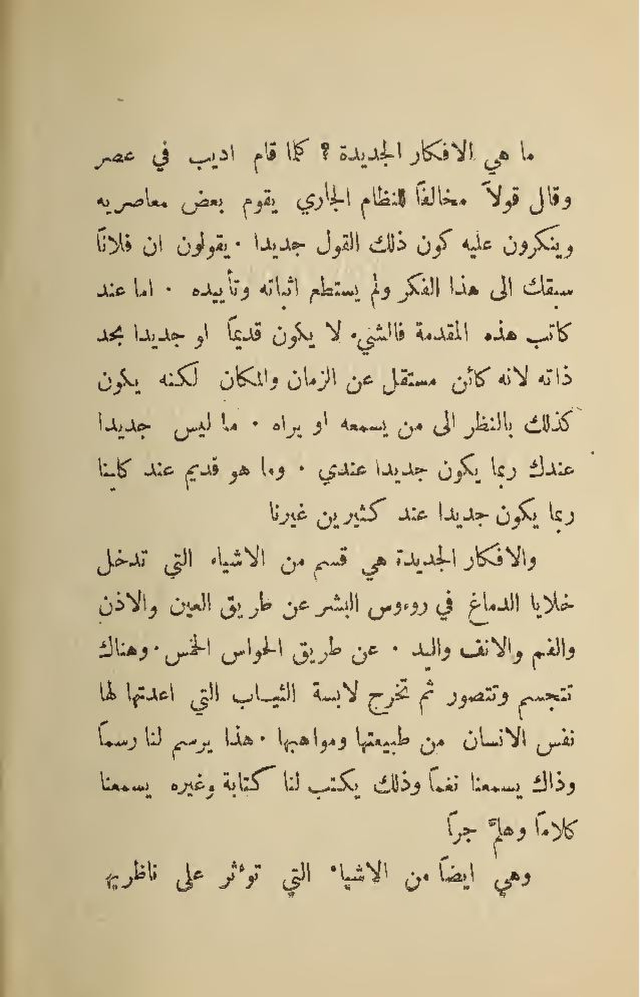
#> input picture experiments/test_data/step16_real_scans/ara_gibran_4/page.jpg, 1920 x 2991 px (shown at 1/3 size)
$ python -i geometry.py   (imports and definitions only)
#> lines starting #> are read from the running program, lines starting #| are printed output that depends on the picture; after the words box and inside, x2 and y2 are one past the last pixel; in counts of white or black regions, pixels touching at a corner belong together
#> further down, picture is the input picture: shape (2991, 1920, 3); mean B, G, R 154.7, 190, 205.1
"""Reversible raster preparation; OCR geometry always maps to the source render.

Angles in ``rotation_clockwise`` are clockwise; ``deskew_degrees`` is the OpenCV
counterclockwise correction. Binarisation is used only to estimate skew and never
changes the recognition raster. No enhancement is enabled by this module.
"""

from __future__ import annotations

from dataclasses import dataclass

import cv2
import numpy as np

from book_core.extraction.rasters import RasterPage
from book_core.model.common import BBox


# [13 lines that did not run here, left out]


# [12 lines left out: functions decode_image, encode_image, not called in this run]


def _homogeneous(matrix: np.ndarray) -> np.ndarray:
    return np.vstack((matrix, (0.0, 0.0, 1.0)))


# [12 lines that did not run here, left out]


# [14 lines that did not run here, left out]


def estimate_deskew(image: np.ndarray, *, limit: float = 5.0, step: float = 0.25) -> float:
    """Projection-profile skew estimate; a bounded geometric search, not a text score.

    An optimum at the search boundary is inconclusive and leaves the image alone.
    The caller must measure whether enabling this correction helps its validation set.
    """
#> called with limit = 5, step = 0.25
    if limit <= 0 or step <= 0 or step > limit:
        raise ValueError("Invalid deskew search")
    gray = cv2.cvtColor(image, cv2.COLOR_BGR2GRAY)
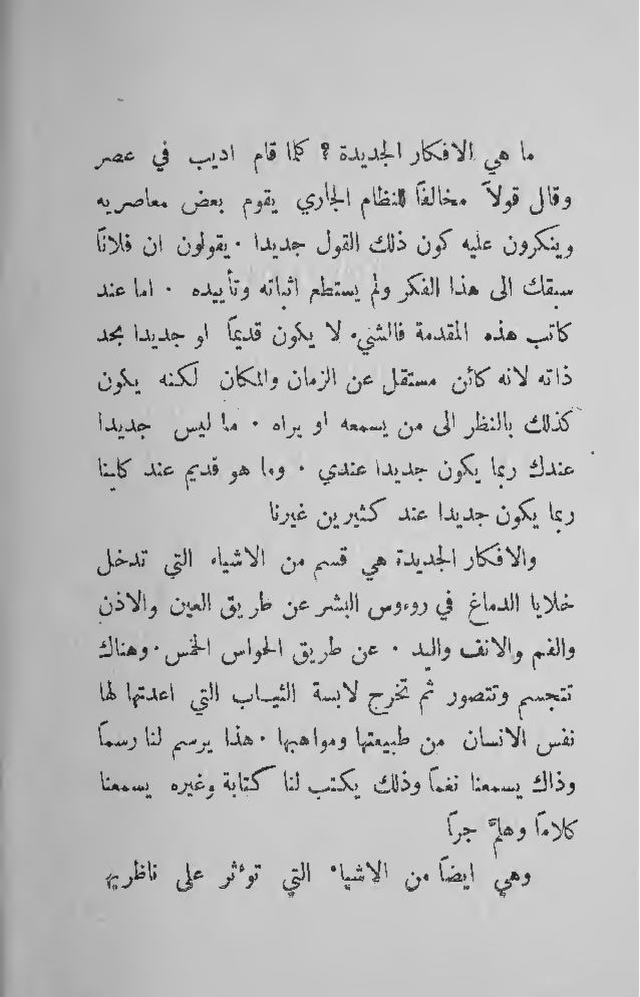
#> gray: shape (2991, 1920) (shown at 1/3 size); min 2, max 254, mean 190.5
    scale = min(1.0, 1000 / max(gray.shape))
#> scale = 0.334
    if scale < 1:
        gray = cv2.resize(gray, None, fx=scale, fy=scale, interpolation=cv2.INTER_AREA)
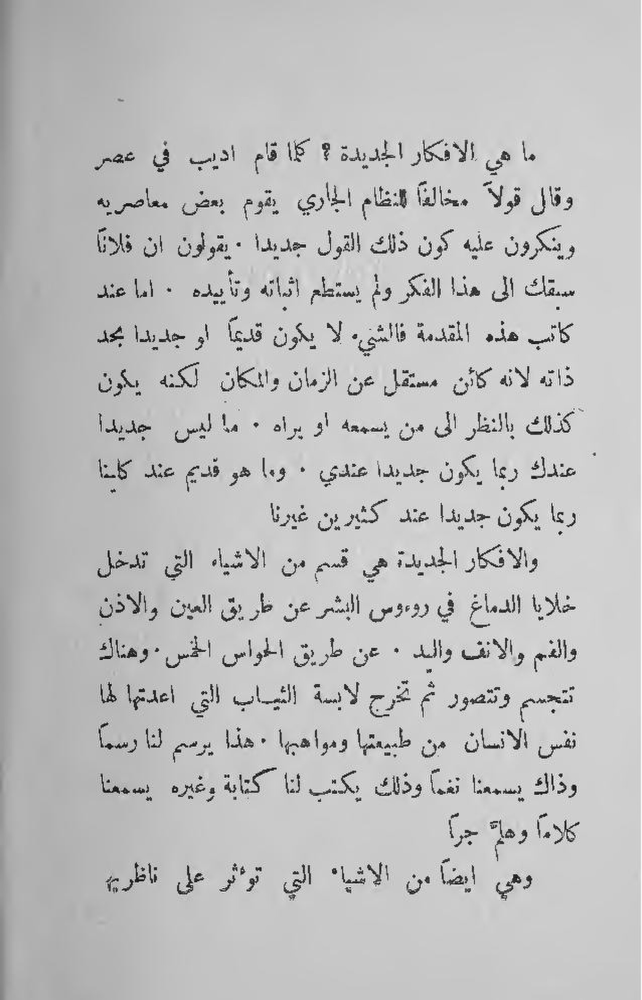
#> gray: shape (1000, 642); min 7, max 250, mean 190.5
    _, ink = cv2.threshold(gray, 0, 1, cv2.THRESH_BINARY_INV | cv2.THRESH_OTSU)
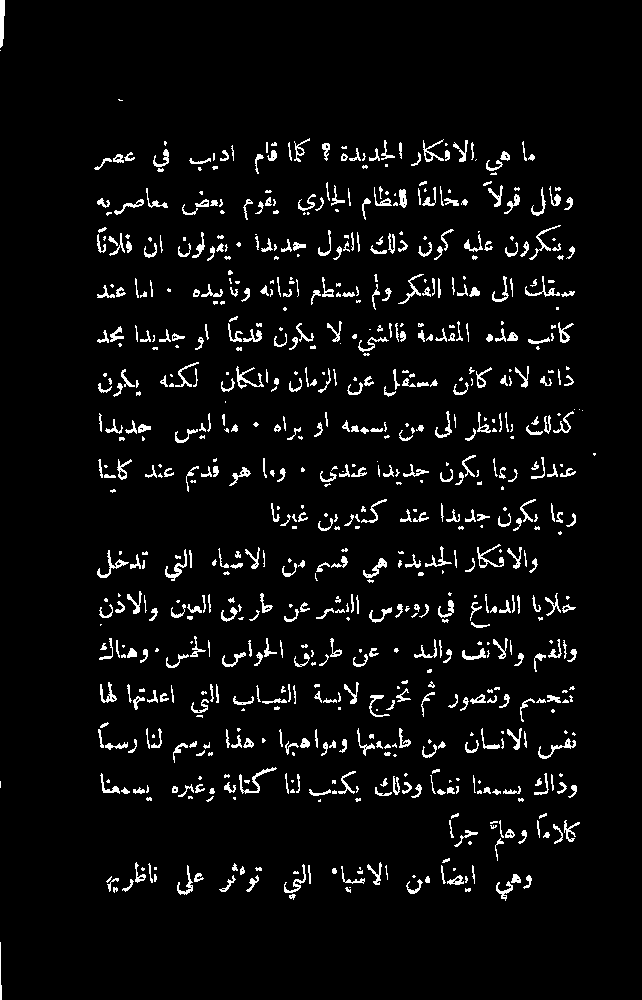
#> ink: shape (1000, 642); values 0 (black) and 1 (white), 4.8% white in thin lines or dots
    if not ink.any():
        return 0.0
    height, width = ink.shape
#> height = 1000; width = 642
    scores = []
    angles = np.arange(-limit, limit + step / 2, step)
    for angle in angles:
        matrix = cv2.getRotationMatrix2D((width / 2, height / 2), float(angle), 1.0)
        rotated = cv2.warpAffine(ink, matrix, (width, height), flags=cv2.INTER_NEAREST)
        profile = rotated.sum(axis=1, dtype=np.float64)
        scores.append(float(np.square(np.diff(profile)).sum()))
#> this loop made 41 passes
#> pass 1, in estimate_deskew, `rotated = cv2.warpAffine(ink, matrix, (width, height), flags=cv2.INTER..`:
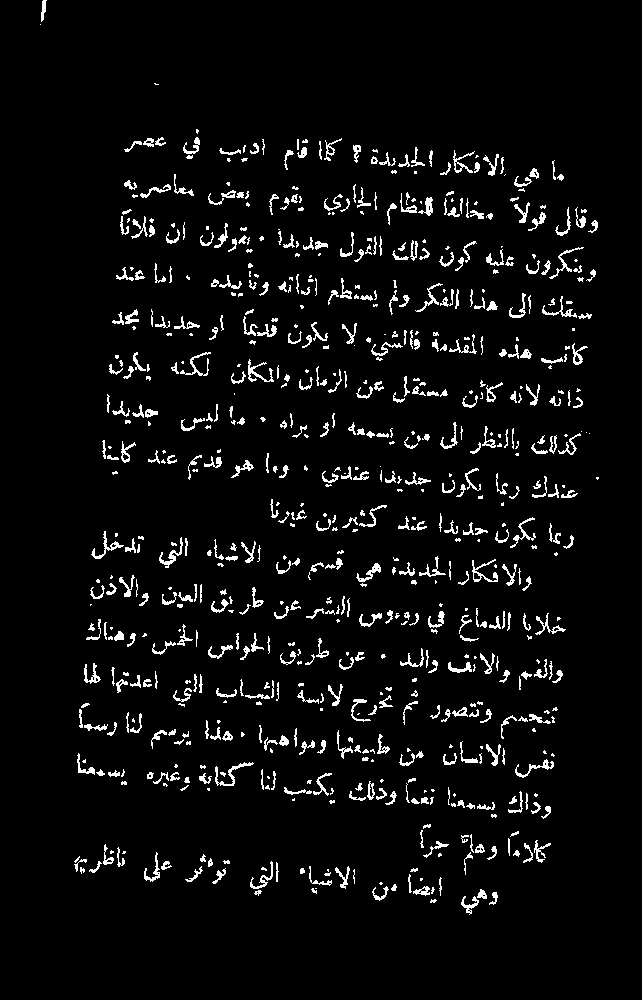
#> rotated: shape (1000, 642); values 0 (black) and 1 (white), 4.8% white in thin lines or dots, all inside (x1, y1, x2, y2) = (40, 0, 599, 915)
#> pass 2, in estimate_deskew, `rotated = cv2.warpAffine(ink, matrix, (width, height), flags=cv2.INTER..`:
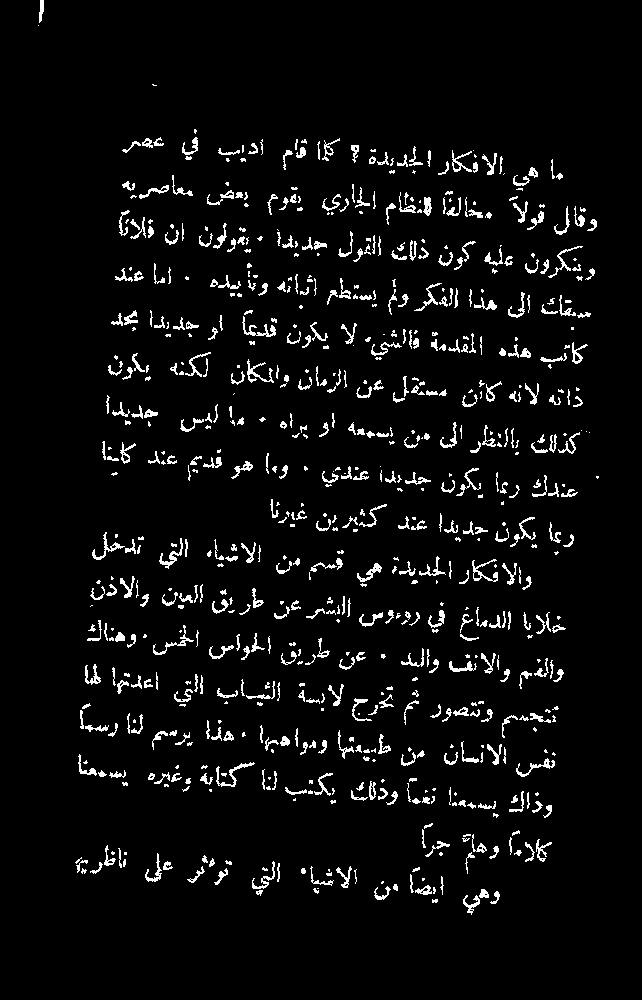
#> rotated: shape (1000, 642); values 0 (black) and 1 (white), 4.8% white in thin lines or dots, all inside (x1, y1, x2, y2) = (38, 0, 599, 915)
#> pass 3, in estimate_deskew, `rotated = cv2.warpAffine(ink, matrix, (width, height), flags=cv2.INTER..`:
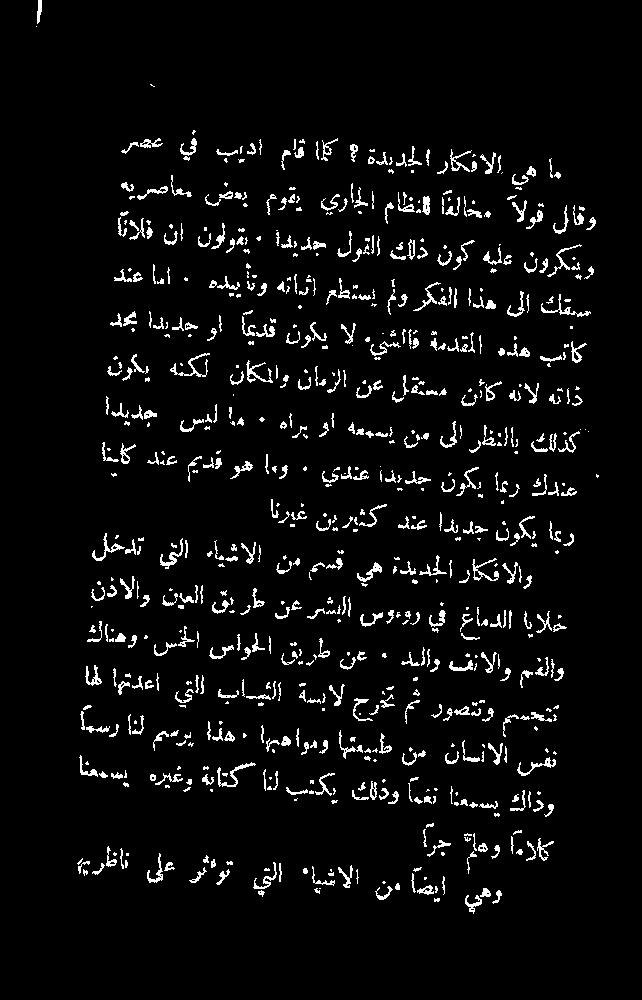
#> rotated: shape (1000, 642); values 0 (black) and 1 (white), 4.8% white in thin lines or dots, all inside (x1, y1, x2, y2) = (36, 0, 599, 914)
#> after the loop, scores = 41 values, max 205815 at index 20, min 33661 at index 38, mean 62313.7
    # Equal scores prefer the smallest rotation, rather than the first search angle.
    best = max(range(len(scores)), key=lambda index: (scores[index], -abs(angles[index])))
#> best = 20
    return 0.0 if best in {0, len(scores) - 1} else round(float(angles[best]), 6)


# [37 lines that did not run here, left out]


# [14 lines that did not run here, left out]


# [8 lines that did not run here, left out]

>>> import cv2
>>> picture = cv2.imread('../../../../experiments/test_data/step16_real_scans/ara_gibran_4/page.jpg')
>>> result = estimate_deskew(picture)
#> result = 0
